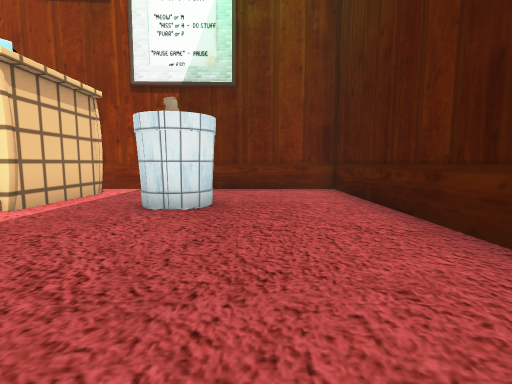
View 1 (above)

22 first-person views from a walk through a 3-D level made in the Unity game engine. The camera is 1.5 m above the floor, tilts 6° down and sees 85° across. The floor is counted in squares, 2 m on a side. Each view is taken from the middle of a square. On the plan, view 1 faces up. The plan holds only what a view shows up to about 10 squares ahead; the rest is blank. The place goes on beyond the plan. The player character is not drawn. Some surface patterns are stand-ins.

View 2
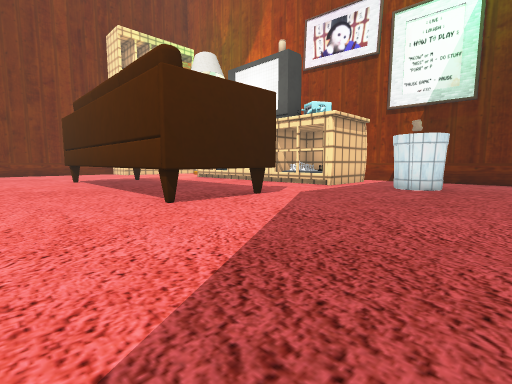

View 3
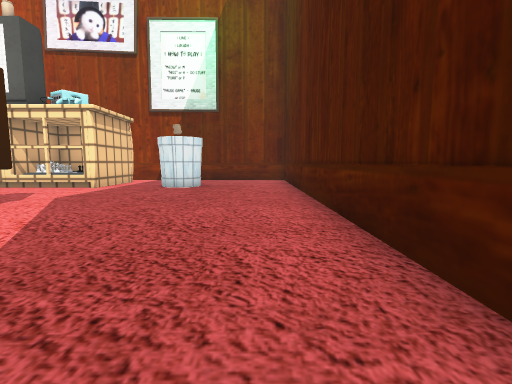

View 4
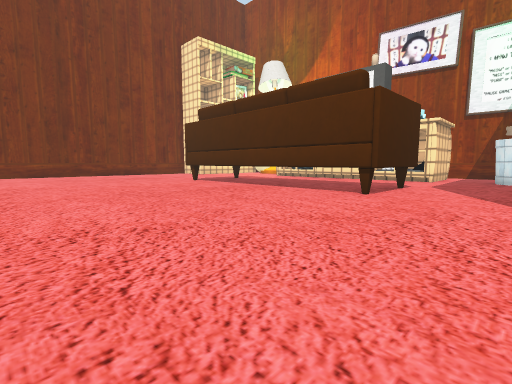

View 5
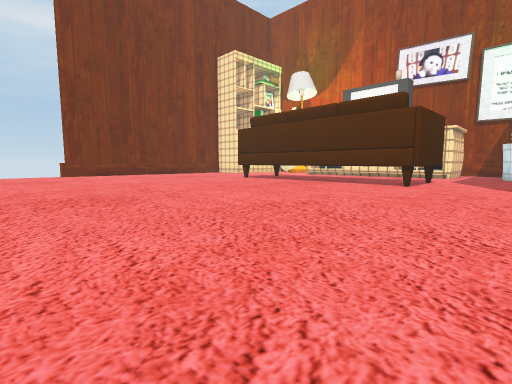

View 6
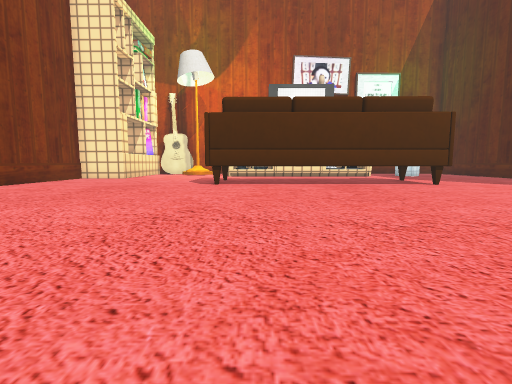

View 7
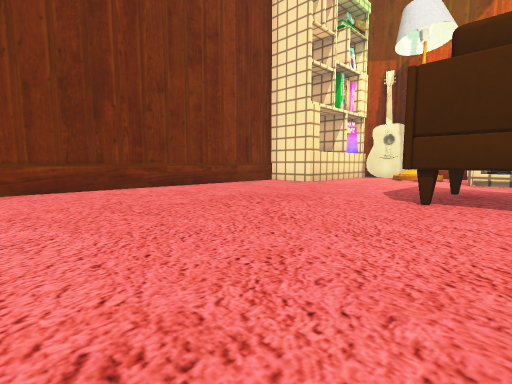

View 8
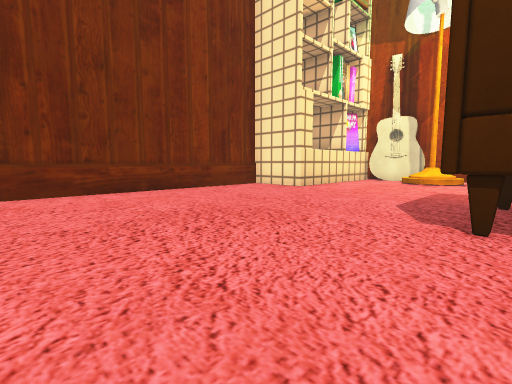

View 9
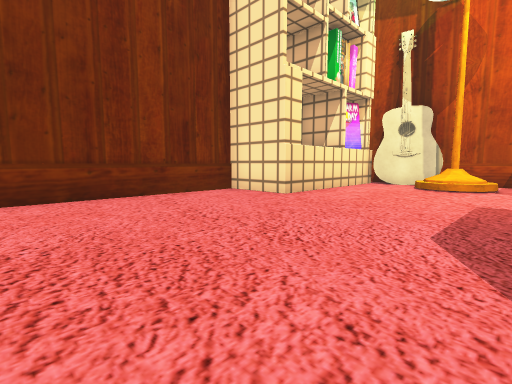

View 10
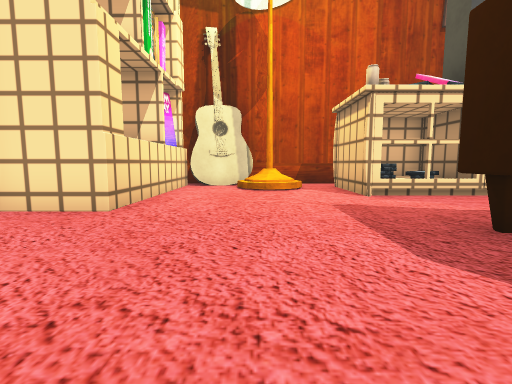

View 11
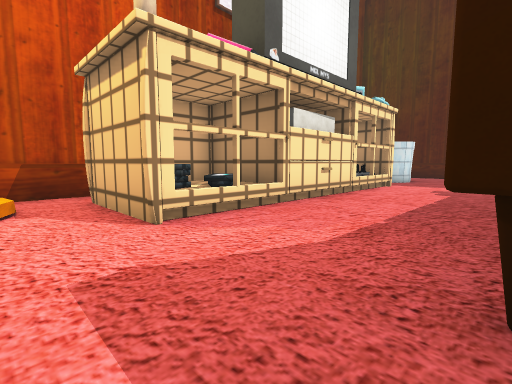

View 12
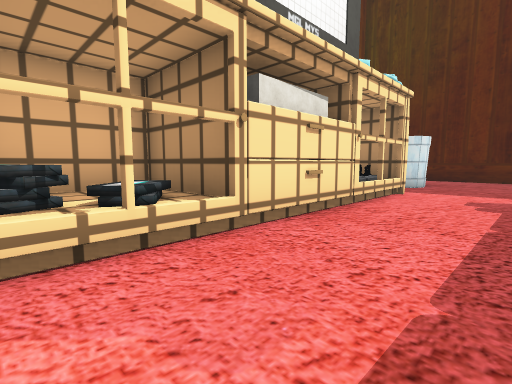

View 13
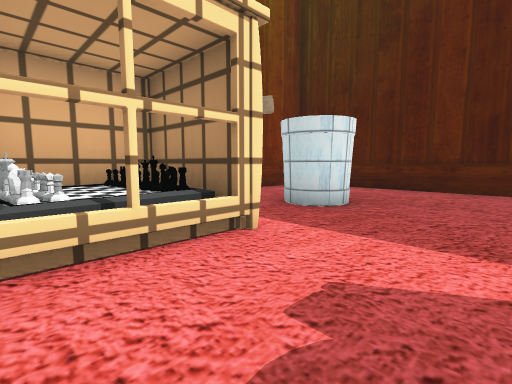

View 14
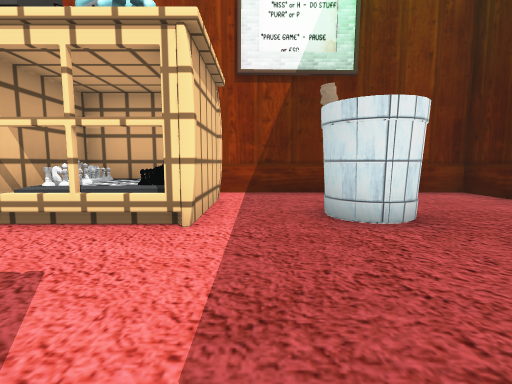

View 15
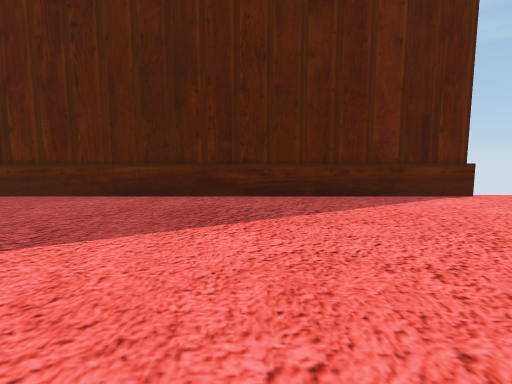

View 16
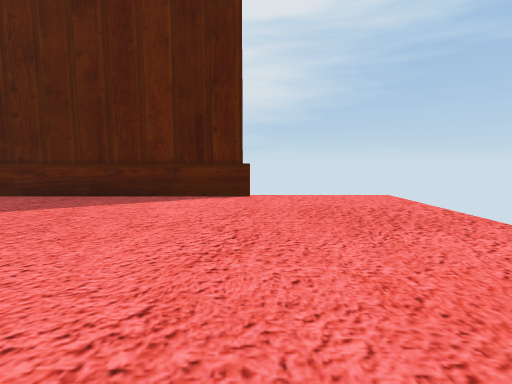

View 17
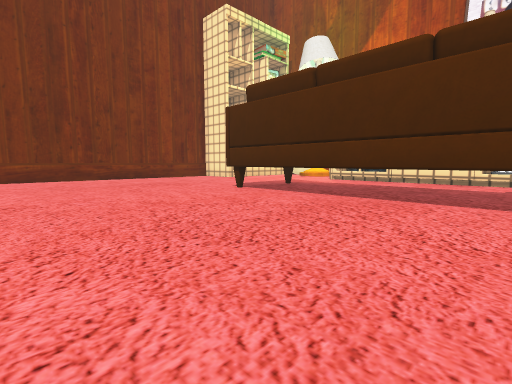

View 18
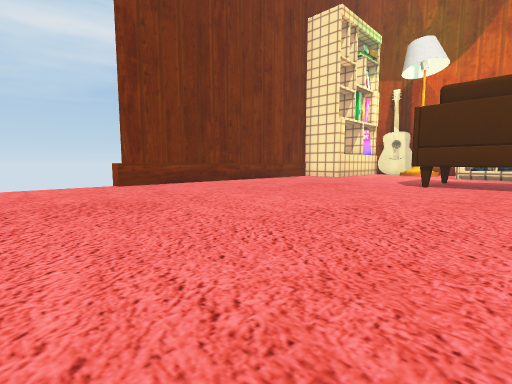

View 19
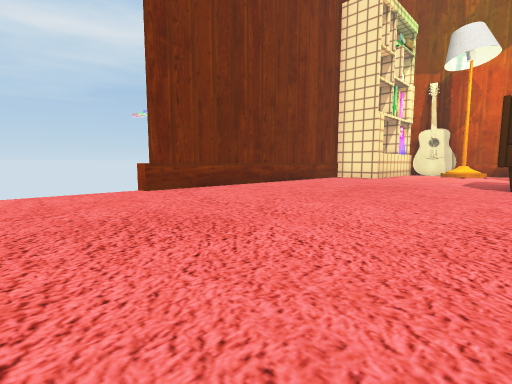

View 20
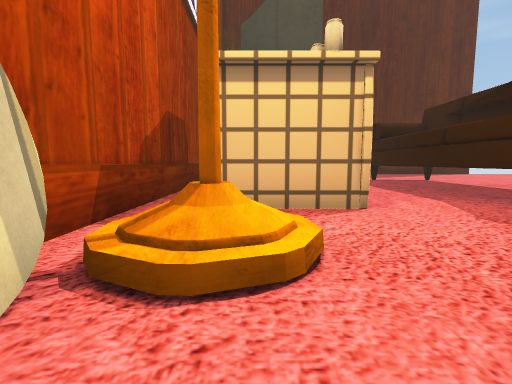

View 21
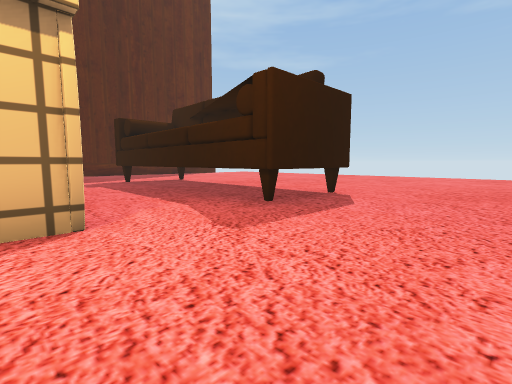

View 22
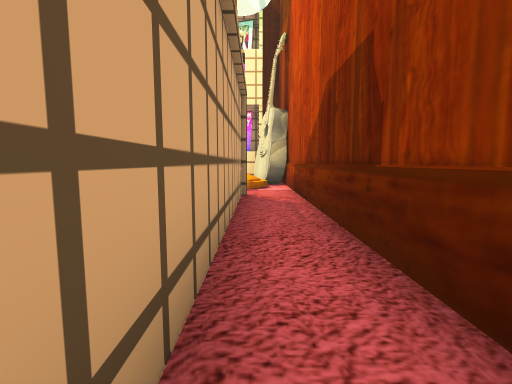

### Floor plan
Key: @ floor where view 1 was taken; # wall or solid block; . floor; / step, stairs or slope; = window, fence, low wall or low ledge; ^ raised ledge; B bin; T thing the floor can be seen under or through; O other object.
Columns run from 19 left of view 1 to 3 right of it. Each row starts with its distance up from view 1.
  8    ####################
  7   ##.#/...............#
  6   #..#=.O##^^O  ......#
  5   #.....OO#^^O O.BB...#
  4   #......=............#
  3 ###...................#
  2 #.....................#
  1 #.......#TTTTTTT......#
  0 #.......#      T...@..#
 -1 #.......###TTT##......#
 -2 #.....................#
 -3 #.....................#
 -4 #.....................#
 -5 #.....................#
 -6 #.....................#
 -7 #.....................#
 -8  .....................
 -9  .....................
-10  .....................
-11  .....................

Where each view was taken, in squares from view 1:
view 1: 0 up, 0 right, facing up
view 2: 4 down, 1 right, facing up-left
view 3: 4 down, 1 right, facing up
view 4: 8 down, 1 left, facing up-left
view 5: 11 down, 1 left, facing up-left
view 6: 11 down, 10 left, facing up
view 7: 7 down, 10 left, facing up-left
view 8: 5 down, 11 left, facing up-left
view 9: 3 down, 12 left, facing up-left
view 10: 2 down, 14 left, facing up
view 11: 1 up, 13 left, facing up-right
view 12: 2 up, 11 left, facing up-right
view 13: 2 up, 6 left, facing up-right
view 14: 1 up, 3 left, facing up
view 15: 3 down, 4 left, facing right
view 16: 8 down, 4 left, facing right
view 17: 7 down, 5 left, facing up-left
view 18: 11 down, 9 left, facing up-left
view 19: 11 down, 11 left, facing up-left
view 20: 6 up, 16 left, facing right
view 21: 5 up, 15 left, facing down-right
view 22: 7 up, 5 left, facing left
